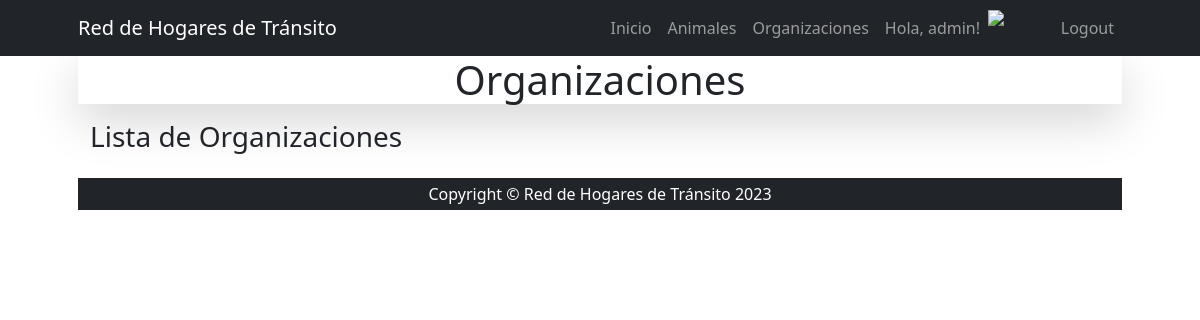
Page /organizacion/organizacion/list/ (signed in) on the earlier database version.
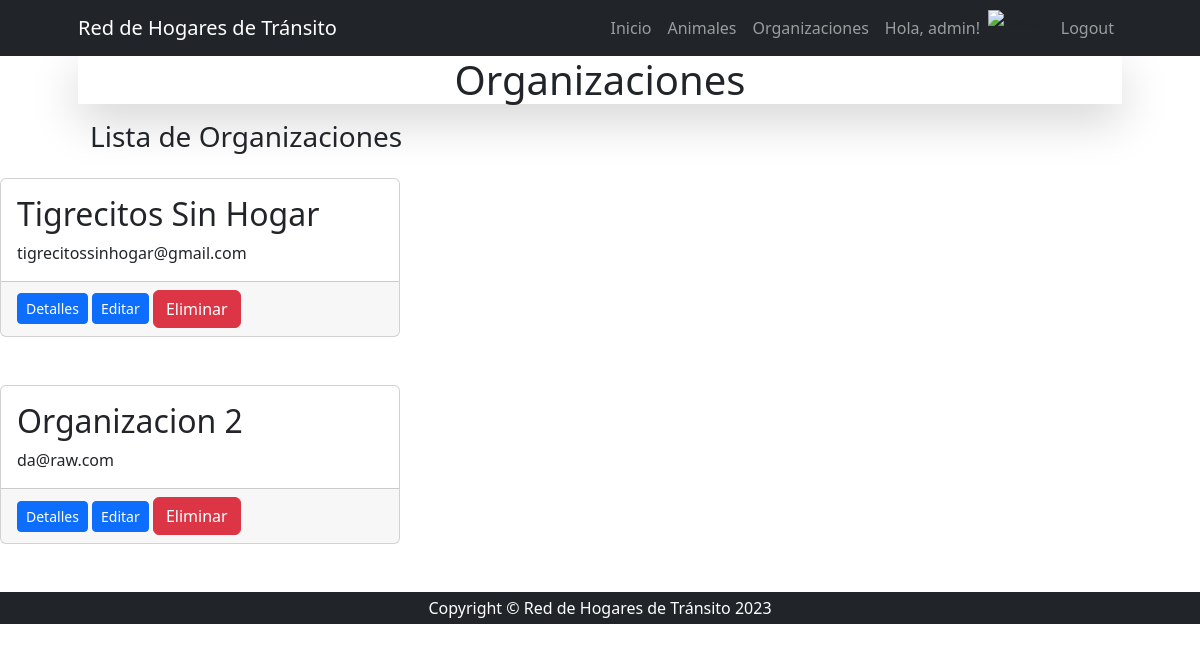
Same page on the later database version.
### apps/organizacion/models.py (models this page shows, shortened)
class Organizacion(models.Model):
    nombre = models.CharField(max_length=30)
    email = models.EmailField()
    telefono = models.BigIntegerField()
    direccion = models.CharField(max_length=50)
    region_id = models.ForeignKey(Region, on_delete=models.SET_NULL, null=True)
    class  Meta:
        verbose_name = 'organización'
        verbose_name_plural = 'organizaciones'

### apps/organizacion/views.py (the view)
# urls.py: path("organizacion/list/", views.OrganizacionList.as_view(), name="organizacion_list"),
class OrganizacionList(ListView):
    model = models.Organizacion
    template_name = "organizacion/organizacion_list.html"
    context_object_name = "organizaciones"

### apps/organizacion/templates/organizacion/organizacion_list.html
{% extends 'organizacion/index.html' %}
{% block title %}
    Lista de Organizaciones
{% endblock title %}
{% block content_organizacion %}
    {% for organizacion in organizaciones %}
    </div>
</div>
<div class="col-md-4 mb-5">
    <div class="card h-100">
        <div class="card-body">
            <h2 class="card-title">{{organizacion.nombre}}</h2>
            <p class="card-text">{{organizacion.email}}</p>
        </div>
        <div class="card-footer">
            <a class="btn btn-primary btn-sm" href="#!">Detalles</a>
            <a class="btn btn-primary btn-sm" href="{% url 'organizacion:organizacion_update' organizacion.id %}">Editar</a>
            <a class="btn btn-danger" href="{% url 'organizacion:organizacion_delete' organizacion.id %}">Eliminar</a>
        </div>
    </div>
    {% endfor %}
{% endblock content_organizacion %}

### apps/organizacion/templates/organizacion/index.html (shortened to what this page needs)
{% extends 'home/base.html' %}
{% block content %}
    <h1 class="shadow-lg text-center">Organizaciones</h1>
    <div class="container mt-lg-3">
        <h3 class="pb-lg-3">
            {% block title %}{% endblock title %}
        </h3>
        {% block content_organizacion %}{% endblock content_organizacion %}
    </div>
{% endblock content %}

### apps/home/templates/home/base.html (shortened to what this page needs)
{% load static %}
<!DOCTYPE html>
<html lang="es">
    <head>
        <link href="{% static 'home/css/styles.css' %} " rel="stylesheet" />
    </head>
    <body>
        {% include 'home/navbar.html' %}
        <div class="container px-4 px-lg-5">
            {% block content %}
            {% endblock content %}
        {% include 'home/footer.html' %}
    </body>
</html>

### apps/home/templates/home/navbar.html (shortened to what this page needs)
<nav class="navbar navbar-expand-lg navbar-dark bg-dark">
    <div class="container px-5">
        <a class="navbar-brand" href="#!">Red de Hogares de Tránsito</a>
        <div class="collapse navbar-collapse" id="navbarSupportedContent">
            <ul class="navbar-nav ms-auto mb-2 mb-lg-0">
                <li class="nav-item"><a class="nav-link {% if request.path == '/' %} active {% endif  %}" aria-current="page" href="#!">Inicio</a></li>
                {% if user.is_authenticated %}
                    <li class="nav-item"><a class="nav-link {% if request.path == '/' %} active {% endif  %}" href="#!">Animales</a></li>
                    <li class="nav-item"><a class="nav-link {% if request.path == '/' %} active {% endif  %}" href="{% url 'organizacion:index' %}">Organizaciones</a></li>
                    <li class="nav-item"><a class="nav-link {% if request.path == '/' %} active {% endif  %}" href="{% url 'home:editarPerfil' %}">Hola, {{ user.username }}!</a></li>
                    <li class="nav-item"> <img height="30px" src="{{url}}" alt="Avatar"></h3></li>
                    <li class="nav-item"><a class="nav-link {% if request.path == '/' %} active {% endif  %}" href="{% url 'home:logout' %}">Logout</a></li>
                {% else %}
                    <li class="nav-item"><a class="nav-link {% if request.path == '/' %} active {% endif  %}" href="#!">Sobre Nosotros</a></li>
                    <li class="nav-item"><a class="nav-link" href="{% url 'home:login' %}">Login</a></li>
                {% endif %}
            </ul>
        </div>
    </div>
</nav>

### apps/home/templates/home/footer.html
<footer class="py-1 bg-dark">
    <div class="container px-4 px-lg-5"><p class="m-0 text-center text-white">Copyright &copy; Red de Hogares de Tránsito 2023</p></div>
</footer>

Differences in the rows shown:
added Organizacion: nombre "Tigrecitos Sin Hogar", email "tigrecitossinhogar@gmail.com"
added Organizacion: nombre "Organizacion 2", email "da@raw.com"
